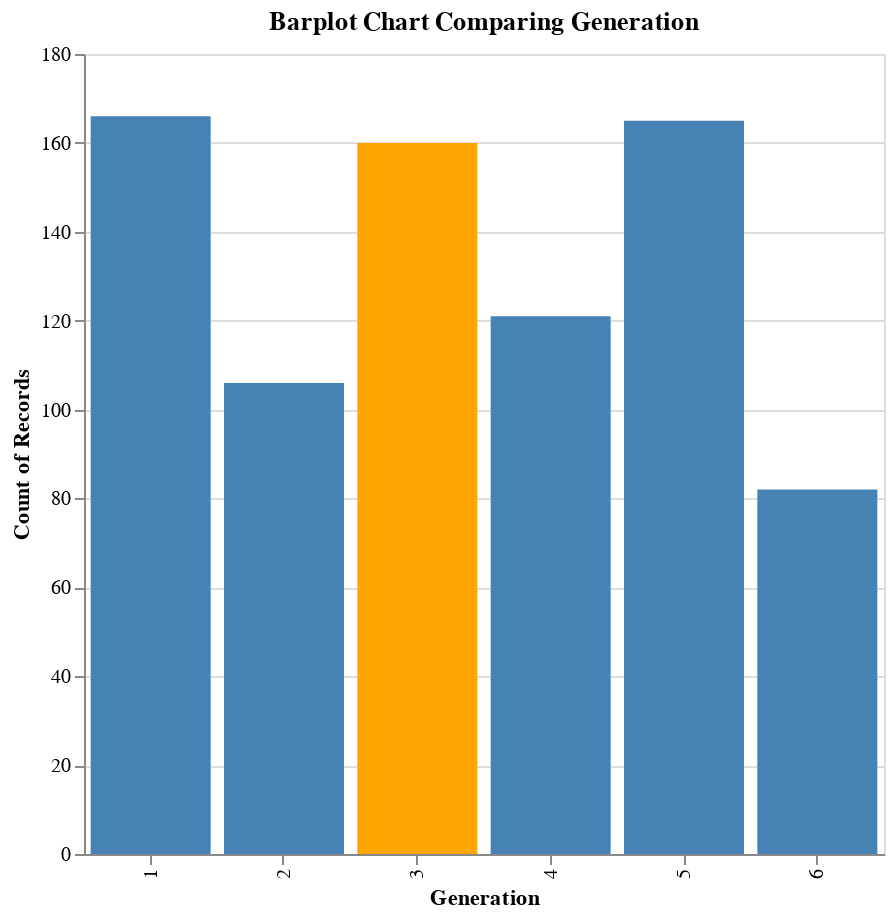

Here is the notebook cell this chart was saved with:
### Code cell
alt.Chart(df).mark_bar().encode(
    x='Generation',
    y = 'count()',
    color=alt.condition(
        alt.datum.Generation == "3",  # If the generation is 3 this test returns True,
        alt.value('orange'),     # which sets the bar orange.
        alt.value('steelblue')   # And if it's not true it sets the bar steelblue.
    )
).properties(title = 'Barplot Chart Comparing Generation',
             width=400,
             height=400).interactive()

### Figure 1 — Vega-Lite specification as saved in the notebook (floating-point values rounded to 4 significant figures; data arrays with more than 128 entries replaced by an {"elided": "..."} marker saying what was removed)
{"config": {"view": {"continuousWidth": 400, "continuousHeight": 300}}, "data": {"name": "data-fbdf2a68ecfe78e2ab7cee9101439b7d"}, "mark": "bar", "encoding": {"color": {"condition": {"value": "orange", "test": "(datum.Generation === '3')"}, "value": "steelblue"}, "x": {"field": "Generation", "type": "nominal"}, "y": {"aggregate": "count", "type": "quantitative"}}, "height": 400, "selection": {"selector003": {"type": "interval", "bind": "scales", "encodings": ["x", "y"]}}, "title": "Barplot Chart Comparing Generation", "width": 400, "$schema": "https://vega.github.io/schema/vega-lite/v4.17.0.json", "datasets": {"data-fbdf2a68ecfe78e2ab7cee9101439b7d": {"elided": "800 records"}}}
